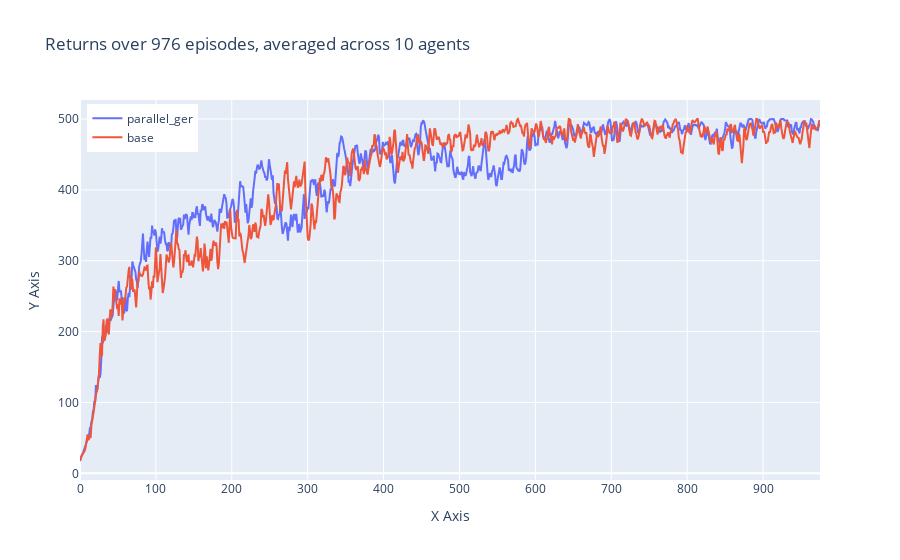

The notebook cell saved with this chart:
### Code cell
compare_models("CartPole-v1", "parallel_ger")

### Figure 1 — Plotly figure (JSON) as saved in the notebook; plotly's stock layout.template omitted (floating-point values rounded to 4 significant figures; data arrays with more than 128 entries replaced by an {"elided": "..."} marker saying what was removed)
{"data": [{"mode": "lines", "name": "parallel_ger", "type": "scatter", "x": {"elided": "976 int values"}, "y": {"elided": "976 float values"}}, {"mode": "lines", "name": "base", "type": "scatter", "x": {"elided": "976 int values"}, "y": {"elided": "976 float values"}}], "layout": {"legend": {"x": 0.01, "xanchor": "left", "y": 0.99, "yanchor": "top"}, "title": {"text": "Returns over 976 episodes, averaged across 10 agents"}, "xaxis": {"title": {"text": "X Axis"}}, "yaxis": {"title": {"text": "Y Axis"}}}}
